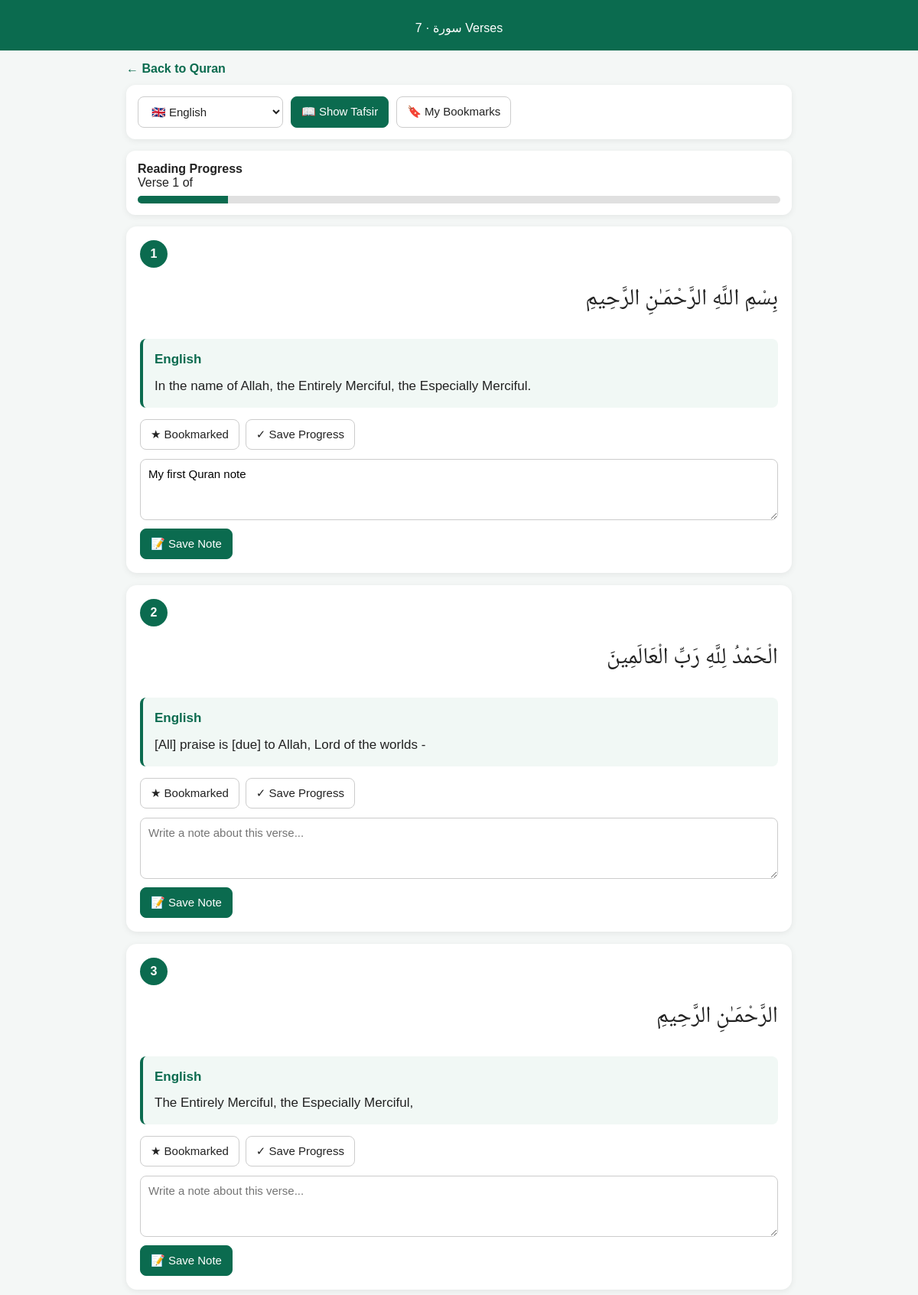
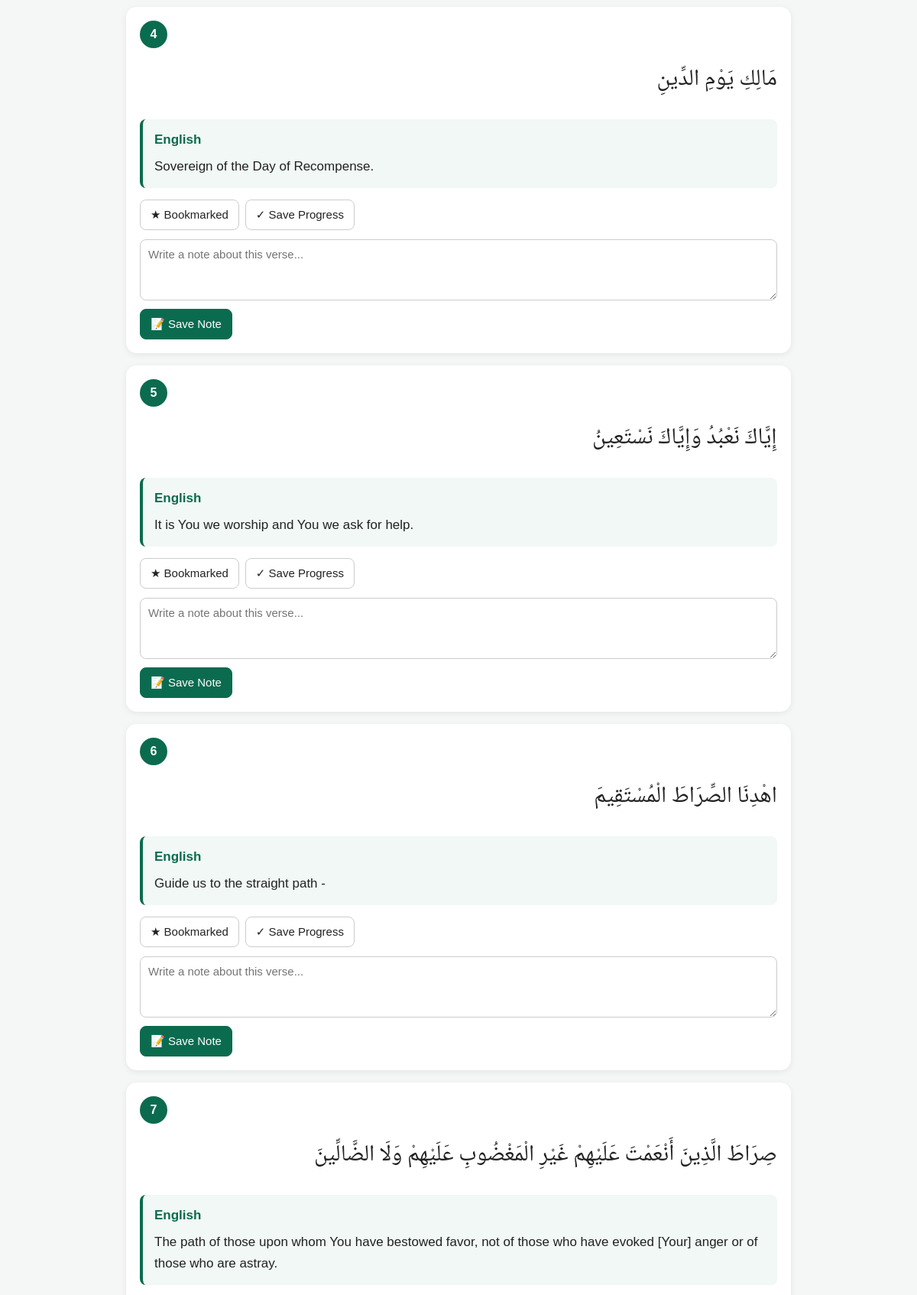
Screenshot of /quran/1 (upper part) with the database file from the repository (2 pictures, top to bottom).
### tables this page shows
CREATE TABLE reading_progress (
    id INTEGER PRIMARY KEY AUTOINCREMENT,
    user_id INTEGER,
    surah_id INTEGER NOT NULL,
    verse_number INTEGER NOT NULL,
    updated_at TIMESTAMP DEFAULT CURRENT_TIMESTAMP,
    FOREIGN KEY (surah_id) REFERENCES surahs(id)
);

CREATE TABLE verses (
    id INTEGER PRIMARY KEY AUTOINCREMENT,
    surah_id INTEGER NOT NULL,
    verse_number INTEGER NOT NULL,
    arabic_text TEXT NOT NULL,
    translation_en TEXT,
    translation_am TEXT,
    FOREIGN KEY (surah_id) REFERENCES surahs(id),
    UNIQUE(surah_id, verse_number)
);

### app.py (the view, shortened to what this page needs)
@app.route("/quran/<int:surah_number>")
def quran_reader(surah_number):
    language = request.args.get("lang", "en")
    show_tafsir = request.args.get("tafsir", "0") == "1"
    allowed_languages = {
        "en": "English",
        "am": "Amharic",
        "om": "Afaan Oromo",
        "aa": "Afar",
        "so": "Somali"
    }
    if language not in allowed_languages:
        language = "en"
    conn = get_db()
    surah = conn.execute("""
        SELECT *
        FROM surahs
        WHERE number = ?
    """, (surah_number,)).fetchone()
    if surah is None:
        conn.close()
        return "Surah not found", 404
    verses = conn.execute("""
        SELECT
            verses.*,
            CASE
                WHEN bookmarks.id IS NOT NULL THEN 1
                ELSE 0
            END AS is_bookmarked,
            COALESCE(bookmarks.note, '') AS bookmark_note
        FROM verses
        LEFT JOIN bookmarks
            ON bookmarks.verse_id = verses.id
            AND bookmarks.user_id IS NULL
        WHERE verses.surah_id = ?
        ORDER BY verses.verse_number
    """, (surah["id"],)).fetchall()
    translation_map = {}
    tafsir_map = {}
    previous_surah = conn.execute("""
        SELECT *
        FROM surahs
        WHERE number = ?
    """, (surah_number - 1,)).fetchone()
    next_surah = conn.execute("""
        SELECT *
        FROM surahs
        WHERE number = ?
    """, (surah_number + 1,)).fetchone()
    progress = conn.execute("""
        SELECT
            reading_progress.*,
            surahs.number AS current_surah_number,
            surahs.name_en AS current_surah_name
        FROM reading_progress
        JOIN surahs ON reading_progress.surah_id = surahs.id
        WHERE reading_progress.user_id IS NULL
        ORDER BY reading_progress.updated_at DESC, reading_progress.id DESC
        LIMIT 1
    """).fetchone()
    conn.close()
    return render_template(
        "quran_reader.html",
        surah=surah,
        verses=verses,
        previous_surah=previous_surah,
        next_surah=next_surah,
        progress=progress,
        selected_language=language,
        language_name=allowed_languages[language],
        translation_map=translation_map,
        show_tafsir=show_tafsir,
        tafsir_map=tafsir_map
    )

### app.py (called while the page is built)
def get_db():
    conn = sqlite3.connect(DATABASE)
    conn.row_factory = sqlite3.Row
    return conn

### templates/quran_reader.html (shortened to what this page needs)
<!DOCTYPE html>
<html lang="en">
<head>
</head>
<body>
<div class="header">
    <p>
        سورة {{ surah.name_arabic }}
        ·
        {{ verses|length }} Verses
    </p>
</div>
<div class="container">
<a class="top-link" href="/quran">
← Back to Quran
</a>
<div class="controls">
<div class="controls-row">
<select onchange="changeLanguage(this.value)">
<option value="en"
{% if selected_language == "en" %}selected{% endif %}>
🇬🇧 English
</option>
</select>
<a
class="button green"
href="/quran/{{ surah.number }}?lang={{ selected_language }}&tafsir={% if show_tafsir %}0{% else %}1{% endif %}"
>
{% if show_tafsir %}
Hide Tafsir
{% else %}
📖 Show Tafsir
{% endif %}
</a>
<a class="button" href="/bookmarks">
🔖 My Bookmarks
</a>
</div>
</div>
{% if progress %}
<div class="progress-box">
<strong>Reading Progress</strong>
<div>
Verse {{ progress.verse_number }}
of {{ surah.verses_count }}
</div>
<div class="progress-bar">
<div
class="progress-fill"
style="width: {{ ((progress.verse_number / verses|length) * 100)|round(0) }}%;"
></div>
</div>
</div>
{% endif %}
{% for verse in verses %}
<div class="verse">
<div class="verse-number">
{{ verse.verse_number }}
</div>
<div class="arabic">
{{ verse.arabic_text }}
</div>
<div class="translation">
<div class="translation-title">
{{ language_name }}
</div>
{% if selected_language == "en" %}
{{ verse.translation_en }}
{% elif selected_language == "am" %}
{{ verse.translation_am }}
{% else %}
{{ translation_map.get(verse.id, "Translation not available.") }}
{% endif %}
</div>
<div class="actions">
<form method="POST" action="/bookmark/{{ verse.id }}">
<button type="submit">
{% if verse.is_bookmarked %}
★ Bookmarked
{% else %}
☆ Bookmark
{% endif %}
</button>
</form>
<form method="POST" action="/save-progress/{{ verse.id }}">
<button type="submit">
✓ Save Progress
</button>
</form>
</div>
<div class="note-box">
<form method="POST" action="/save-note/{{ verse.id }}">
<textarea
name="note"
placeholder="Write a note about this verse..."
>{% if verse.bookmark_note %}{{ verse.bookmark_note }}{% endif %}</textarea>
<button type="submit">
📝 Save Note
</button>
</form>
</div>
</div>
{% endfor %}
</div>
</body>
</html>

### templates/quran_reader.html (style rules this page uses)
* { box-sizing: border-box; }
body { margin: 0; background: #f4f7f6; color: #222; font-family: Arial, sans-serif; }
.header { background: #0b6b4f; color: white; text-align: center; padding: 20px 15px; }
.header p { margin: 7px 0 0; }
.container { max-width: 900px; margin: auto; padding: 15px; }
.top-link { display: inline-block; margin-bottom: 12px; color: #0b6b4f; text-decoration: none; font-weight: bold; }
.controls { background: white; padding: 15px; border-radius: 12px; margin-bottom: 15px; box-shadow: 0 2px 8px rgba(0,0,0,.07); }
.controls-row { display: flex; gap: 10px; flex-wrap: wrap; }
select, button, .button { padding: 10px 13px; border: 1px solid #ccc; border-radius: 8px; background: white; font-size: 15px; cursor: pointer; text-decoration: none; color: #222; }
select { min-width: 190px; }
.green { background: #0b6b4f; color: white; border-color: #0b6b4f; }
.verse { background: white; border-radius: 14px; padding: 18px; margin-bottom: 16px; box-shadow: 0 2px 8px rgba(0,0,0,.07); }
.verse-number { width: 36px; height: 36px; line-height: 36px; text-align: center; background: #0b6b4f; color: white; border-radius: 50%; font-weight: bold; margin-bottom: 10px; }
.arabic { direction: rtl; text-align: right; font-size: 30px; line-height: 2.1; margin: 10px 0 20px; font-family: "Amiri", "Noto Naskh Arabic", serif; }
.translation { background: #f1f8f5; border-left: 4px solid #0b6b4f; border-radius: 8px; padding: 13px 15px; font-size: 17px; line-height: 1.7; }
.translation-title { color: #0b6b4f; font-weight: bold; margin-bottom: 6px; }
.actions { display: flex; flex-wrap: wrap; gap: 8px; margin-top: 15px; }
.actions form { margin: 0; }
.note-box { width: 100%; margin-top: 12px; }
.note-box textarea { width: 100%; min-height: 80px; resize: vertical; padding: 10px; border: 1px solid #ccc; border-radius: 8px; font-family: inherit; font-size: 15px; }
.note-box button { margin-top: 7px; background: #0b6b4f; color: white; border-color: #0b6b4f; }
.progress-box { background: white; padding: 15px; border-radius: 12px; margin-bottom: 15px; box-shadow: 0 2px 8px rgba(0,0,0,.07); }
.progress-bar { height: 10px; background: #e0e0e0; border-radius: 10px; overflow: hidden; margin-top: 8px; }
.progress-fill { height: 100%; background: #0b6b4f; width: 0%; }

### rows the page displays
reading_progress: verse_number "1"
verses: verse_number "1", arabic_text "بِسْمِ اللَّهِ الرَّحْمَـٰنِ الرَّحِيمِ", language_name "English", translation_en "In the name of Allah, the Entirely Merciful, the Especially Merciful.", shows "★ Bookmarked"
verses: verse_number "2", arabic_text "الْحَمْدُ لِلَّهِ رَبِّ الْعَالَمِينَ", language_name "English", translation_en "[All] praise is [due] to Allah, Lord of the worlds -", shows "★ Bookmarked"
verses: verse_number "3", arabic_text "الرَّحْمَـٰنِ الرَّحِيمِ", language_name "English", translation_en "The Entirely Merciful, the Especially Merciful,", shows "★ Bookmarked"
verses: verse_number "4", arabic_text "مَالِكِ يَوْمِ الدِّينِ", language_name "English", translation_en "Sovereign of the Day of Recompense.", shows "★ Bookmarked"
verses: verse_number "5", arabic_text "إِيَّاكَ نَعْبُدُ وَإِيَّاكَ نَسْتَعِينُ", language_name "English", translation_en "It is You we worship and You we ask for help.", shows "★ Bookmarked"
verses: verse_number "6", arabic_text "اهْدِنَا الصِّرَاطَ الْمُسْتَقِيمَ", language_name "English", translation_en "Guide us to the straight path -", shows "★ Bookmarked"
verses: verse_number "7", arabic_text "صِرَاطَ الَّذِينَ أَنْعَمْتَ عَلَيْهِمْ غَيْرِ الْمَغْضُوبِ عَلَيْهِمْ وَلَا الضَّالِّينَ", language_name "English", translation_en "The path of those upon whom You have bestowed favor, not of those who have evoked [Your] anger or of those who are astray."

### other values shown
{{ verses|length }} "7"
